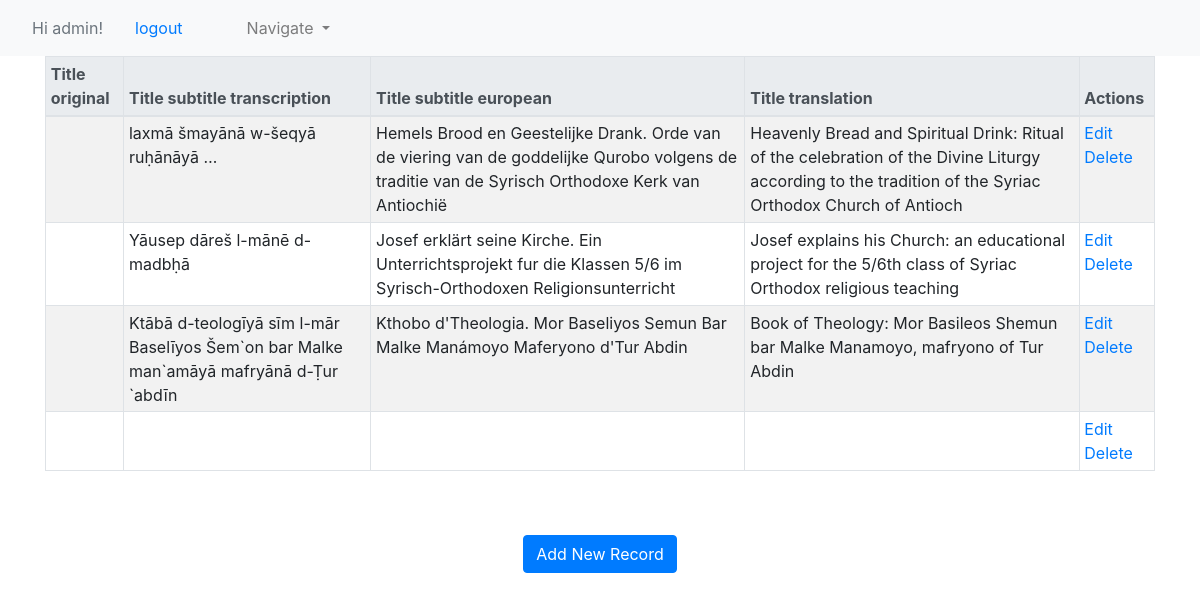
/publication/show/ (signed in), run on the app's committed database.
### publications/models.py (models this page shows)
class Publication(models.Model):
    title_original = models.CharField(max_length=300, blank=True)
    title_subtitle_transcription = models.CharField(max_length=300, blank=True)
    title_subtitle_european = models.CharField(max_length=300, blank=True)
    title_translation = models.CharField(max_length=300, blank=True)
    author = models.ManyToManyField(Author)
    translator = models.ManyToManyField(Translator)
    form_of_publication = models.CharField(max_length=1, choices=[(tag.value, tag) for tag in FormOfPublication], blank=True)
    printed_by = models.CharField(max_length=100, blank=True)
    published_by = models.CharField(max_length=100, blank=True)
    publication_date = models.DateField(blank=True, null=True)
    publication_country = CountryField(blank=True)
    publication_city = ChainedForeignKey(
        City,
        chained_field="publication_country",
        chained_model_field="country",
        show_all=False,
        auto_choose=True,
        sort=True,
        blank=True,
        null=True)
    publishing_organisation = models.CharField(max_length=100, blank=True)
    possible_donor = models.CharField(max_length=100, blank=True)
    affiliated_church = models.ManyToManyField(Church)
    language = models.ManyToManyField(Language)
    content_description = models.CharField(max_length=300, blank=True)
    content_genre = models.ManyToManyField(Genre)
    connected_to_special_occasion = models.ManyToManyField(SpecialOccasion)
    description_of_illustration = models.CharField(max_length=300, blank=True)
    image_details = models.CharField(max_length=300, blank=True)
    nr_of_pages = models.IntegerField(blank=True, null=True)
    collection_date = models.DateField(blank=True, null=True)
    collection_country = CountryField(blank=True)
    collection_venue_and_city = models.CharField(max_length=100, blank=True)
    copyrights = models.NullBooleanField()
    currently_owned_by = models.ManyToManyField(Owner)
    contact_info = models.CharField(max_length=300, blank=True)
    comments = models.CharField(max_length=200, blank=True)
    venue = models.CharField(max_length=100, blank=True)
    illustration_and_layout_type = models.ManyToManyField(IllustrationLayoutType)
    def __str__(self):
        return 'title: ' + self.title_translation +', publication date: ' + str(self.publication_date)\
                + ', collection venue: ' + self.collection_venue_and_city + ', comments: ' + self.comments

### publications/views.py (the view)
# urls.py: path('publication/show/', login_required(SearchResultsView.as_view()), name='publication-show'),
class SearchResultsView(ListView):
    model = Publication
    template_name = 'publications/show.html'
    context_object_name  = 'publications'
    def get_queryset(self): # new
        form = PublicationForm(self.request.GET)
        if not form.is_valid():
            form = PublicationForm()
            return render(self.request, 'index.html', {'form': form})
        authors = self.request.GET.getlist('author')
        translators = self.request.GET.getlist('translator')
        authors = Author.objects.filter(pk__in=authors).all()
        translators = Translator.objects.filter(pk__in=translators).all()
        languages = self.request.GET.getlist('language')
        languages = Language.objects.filter(pk__in=languages).all()
        affiliated_churches = self.request.GET.getlist('affiliated_church')
        affiliated_churches = Church.objects.filter(pk__in=affiliated_churches).all()
        content_genres = self.request.GET.getlist('content_genre')
        content_genres = Genre.objects.filter(pk__in=content_genres).all()
        connected_to_special_occasions = self.request.GET.getlist('connected_to_special_occasion')
        connected_to_special_occasions = SpecialOccasion.objects.filter(pk__in=connected_to_special_occasions).all()
        currently_owned_by = self.request.GET.getlist('currently_owned_by')
        currently_owned_by = Owner.objects.filter(pk__in=currently_owned_by).all()
        copyrights = self.request.GET.get('copyrights')
        publications = Publication.objects.all()
        print(publications)
        exclude = ['csrfmiddlewaretoken','search']
        in_variables = [('author', authors), ('translator', translators), ('language',languages), ('affiliated_church', affiliated_churches) \
        , ('content_genre', content_genres), ('connected_to_special_occasion', connected_to_special_occasions), ('currently_owned_by', currently_owned_by)]
        special_case = ['copyrights']
        for field_name in self.request.GET:
            get_value = self.request.GET.get(field_name)
            if get_value != "" and not field_name in exclude and not field_name in [i[0] for i in in_variables] and\
               not field_name in special_case:
                publications = publications.filter(**{field_name+'__icontains':get_value})
        for field_name, list_object in in_variables:
            print('****', list_object)
            if list_object:
                publications = publications.filter(**{field_name+'__in': list_object})
        if str(copyrights) != "unknown":
            publications = publications.filter(copyrights__iexact=copyrights)
        print(publications)
        publications = publications.distinct()
        return publications

### publications/templates/publications/show.html
{% extends "base.html" %}
{% block content %}
<table class="table table-striped table-bordered table-sm">
    <thead class="thead-light">
    <tr>
        <th>Title original</th>
        <th>Title subtitle transcription</th>
        <th>Title subtitle european</th>
        <th>Title translation</th>
        <th>Actions</th>
    </tr>
    </thead>
    <tbody>
{% for publication in publications %}
    <tr>
        <td>{{ publication.title_original }}</td>
        <td>{{ publication.title_subtitle_transcription}}</td>
        <td>{{ publication.title_subtitle_european }}</td>
        <td>{{ publication.title_translation }}</td>
        <td>
            <a href="/publication/{{ publication.id }}/edit"><span class="glyphicon glyphicon-pencil" >Edit</span></a>
            <a href="/publication/{{ publication.id }}/delete">Delete</a>
        </td>
    </tr>
{% endfor %}
    </tbody>
</table>
<br>
<br>
<center><a href="/publications/new" class="btn btn-primary">Add New Record</a></center>
{% endblock %}

### templates/base.html (shortened to what this page needs)
{% load staticfiles %}
<!DOCTYPE html>
<html>
    <head>
        <link rel="stylesheet" href="https://stackpath.bootstrapcdn.com/bootstrap/4.4.1/css/bootstrap.min.css">
    </head>
    <body>
    <nav class="navbar navbar-expand-lg navbar-light bg-light">
        {% if user.is_authenticated %}
        <div class="nav-link disabled">
            Hi {{ user.username }}!
        </div>
        <a class="nav-link" href="{% url 'logout' %}">logout</a>
        {% else %}
        <div class="nav-link">
            You are not logged in:
        <a href="{% url 'login' %}">login</a>
        </div>
        {% endif %}
    <ul class="navbar-nav mr-auto">
    <ul class="nav-item dropdown">
        <a class="nav-link dropdown-toggle" href="#" id="navbarDropdown" role="button" data-toggle="dropdown" aria-haspopup="true" aria-expanded="false">
              Navigate
        </a>
    </ul>
    </ul>
    </nav>
   <div class="container">
      <div class="row">
        <div class="col-sm">
        {% block content %}{% endblock content %}
        </div>
      </div>
    </div>
    </body>
</html>

### data on the page
Publication: title_subtitle_transcription "laxmā šmayānā w-šeqyā ruḥānāyā …", title_subtitle_european "Hemels Brood en Geestelijke Drank. Orde van de viering van de goddelijke Qurobo volgens de traditie van de Syrisch Orthodoxe Kerk van Antiochië", title_translation "Heavenly Bread and Spiritual Drink: Ritual of the celebration of the Divine Liturgy according to the tradition of the Syriac Orthodox Church of Antioch"
Publication: title_subtitle_transcription "Yāusep dāreš l-mānē d-madbḥā", title_subtitle_european "Josef erklärt seine Kirche. Ein Unterrichtsprojekt fur die Klassen 5/6 im Syrisch-Orthodoxen Religionsunterricht", title_translation "Josef explains his Church: an educational project for the 5/6th class of Syriac Orthodox religious teaching"
Publication: title_subtitle_transcription "Ktābā d-teologīyā sīm l-mār Baselīyos Šem`on bar Malke man`amāyā mafryānā d-Ṭur `abdīn", title_subtitle_european "Kthobo d'Theologia. Mor Baseliyos Semun Bar Malke Manámoyo Maferyono d'Tur Abdin", title_translation "Book of Theology: Mor Basileos Shemun bar Malke Manamoyo, mafryono of Tur Abdin"

### other printed values
{{ user.username }} "admin"
